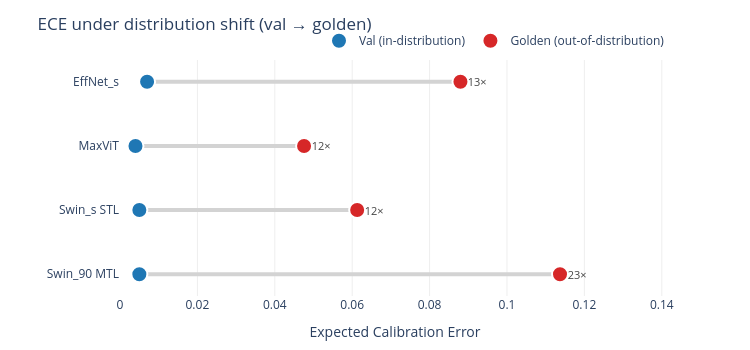

Notebook cell for this chart:
### Code cell
import plotly.graph_objects as go

# Fill in val ECE from your wandb logs / training-time prints; golden from summary df
data = [
    {"model": "EffNet_s",     "val": 0.007, "golden": summary.loc["EffNet_s", "ECE"]},
    {"model": "MaxViT",       "val": 0.004, "golden": summary.loc["MaxViT", "ECE"]},
    {"model": "Swin_s STL",   "val": 0.005, "golden": summary.loc["Swin_s_44", "ECE"]},
    {"model": "Swin_90 MTL",  "val": 0.005, "golden": summary.loc["swin_90_mtl", "ECE"]},
]

fig = go.Figure()
from pathlib import Path

OUT_DIR = Path("../report/figures")
OUT_DIR.mkdir(parents=True, exist_ok=True)

fig.write_image(str(OUT_DIR / "ece_dumbbell.png"), scale=2)
# Connecting line for each model
for d in data:
    fig.add_trace(go.Scatter(
        x=[d["val"], d["golden"]],
        y=[d["model"], d["model"]],
        mode="lines",
        line=dict(color="lightgray", width=4),
        showlegend=False,
        hoverinfo="skip",
    ))

# Endpoints
fig.add_trace(go.Scatter(
    x=[d["val"] for d in data],
    y=[d["model"] for d in data],
    mode="markers",
    marker=dict(size=16, color="#1f77b4", line=dict(color="white", width=2)),
    name="Val (in-distribution)",
    hovertemplate="%{y}: ECE = %{x:.3f}<extra></extra>",
))
fig.add_trace(go.Scatter(
    x=[d["golden"] for d in data],
    y=[d["model"] for d in data],
    mode="markers",
    marker=dict(size=16, color="#d62728", line=dict(color="white", width=2)),
    name="Golden (out-of-distribution)",
    hovertemplate="%{y}: ECE = %{x:.3f}<extra></extra>",
))

# Annotate the multiplicative gap on each row
for d in data:
    ratio = d["golden"] / d["val"]
    fig.add_annotation(
        x=d["golden"], y=d["model"],
        text=f"  {ratio:.0f}×",
        showarrow=False,
        xanchor="left",
        font=dict(size=11, color="#444"),
    )

fig.update_layout(
    title="ECE under distribution shift (val → golden)",
    xaxis_title="Expected Calibration Error",
    yaxis_title="",
    yaxis=dict(autorange="reversed"),  # top model at top
    xaxis=dict(range=[0, max(d["golden"] for d in data) * 1.25]),
    height=350, width=750,
    legend=dict(orientation="h", yanchor="bottom", y=1.02, xanchor="right", x=1),
    margin=dict(l=120, r=80, t=60, b=50),
    plot_bgcolor="white",
)
fig.update_xaxes(showgrid=True, gridcolor="#eee")
fig.update_yaxes(showgrid=False)

fig.write_image("../report/figures/ece_dumbbell.png", scale=2)  # if you have kaleido
fig.show()

### Figure 1 — Plotly figure (JSON) as saved in the notebook; plotly's stock layout.template omitted (floating-point values rounded to 4 significant figures)
{"data": [{"hoverinfo": "skip", "line": {"color": "lightgray", "width": 4}, "mode": "lines", "showlegend": false, "type": "scatter", "x": [0.007, 0.08797], "y": ["EffNet_s", "EffNet_s"]}, {"hoverinfo": "skip", "line": {"color": "lightgray", "width": 4}, "mode": "lines", "showlegend": false, "type": "scatter", "x": [0.004, 0.04756], "y": ["MaxViT", "MaxViT"]}, {"hoverinfo": "skip", "line": {"color": "lightgray", "width": 4}, "mode": "lines", "showlegend": false, "type": "scatter", "x": [0.005, 0.06129], "y": ["Swin_s STL", "Swin_s STL"]}, {"hoverinfo": "skip", "line": {"color": "lightgray", "width": 4}, "mode": "lines", "showlegend": false, "type": "scatter", "x": [0.005, 0.1137], "y": ["Swin_90 MTL", "Swin_90 MTL"]}, {"hovertemplate": "%{y}: ECE = %{x:.3f}<extra></extra>", "marker": {"color": "#1f77b4", "line": {"color": "white", "width": 2}, "size": 16}, "mode": "markers", "name": "Val (in-distribution)", "type": "scatter", "x": [0.007, 0.004, 0.005, 0.005], "y": ["EffNet_s", "MaxViT", "Swin_s STL", "Swin_90 MTL"]}, {"hovertemplate": "%{y}: ECE = %{x:.3f}<extra></extra>", "marker": {"color": "#d62728", "line": {"color": "white", "width": 2}, "size": 16}, "mode": "markers", "name": "Golden (out-of-distribution)", "type": "scatter", "x": [0.08797, 0.04756, 0.06129, 0.1137], "y": ["EffNet_s", "MaxViT", "Swin_s STL", "Swin_90 MTL"]}], "layout": {"annotations": [{"font": {"color": "#444", "size": 11}, "showarrow": false, "text": "  13×", "x": 0.08797, "xanchor": "left", "y": "EffNet_s"}, {"font": {"color": "#444", "size": 11}, "showarrow": false, "text": "  12×", "x": 0.04756, "xanchor": "left", "y": "MaxViT"}, {"font": {"color": "#444", "size": 11}, "showarrow": false, "text": "  12×", "x": 0.06129, "xanchor": "left", "y": "Swin_s STL"}, {"font": {"color": "#444", "size": 11}, "showarrow": false, "text": "  23×", "x": 0.1137, "xanchor": "left", "y": "Swin_90 MTL"}], "height": 350, "legend": {"orientation": "h", "x": 1, "xanchor": "right", "y": 1.02, "yanchor": "bottom"}, "margin": {"b": 50, "l": 120, "r": 80, "t": 60}, "plot_bgcolor": "white", "title": {"text": "ECE under distribution shift (val → golden)"}, "width": 750, "xaxis": {"gridcolor": "#eee", "range": [0, 0.1421], "showgrid": true, "title": {"text": "Expected Calibration Error"}}, "yaxis": {"autorange": "reversed", "showgrid": false, "title": {"text": ""}}}}
